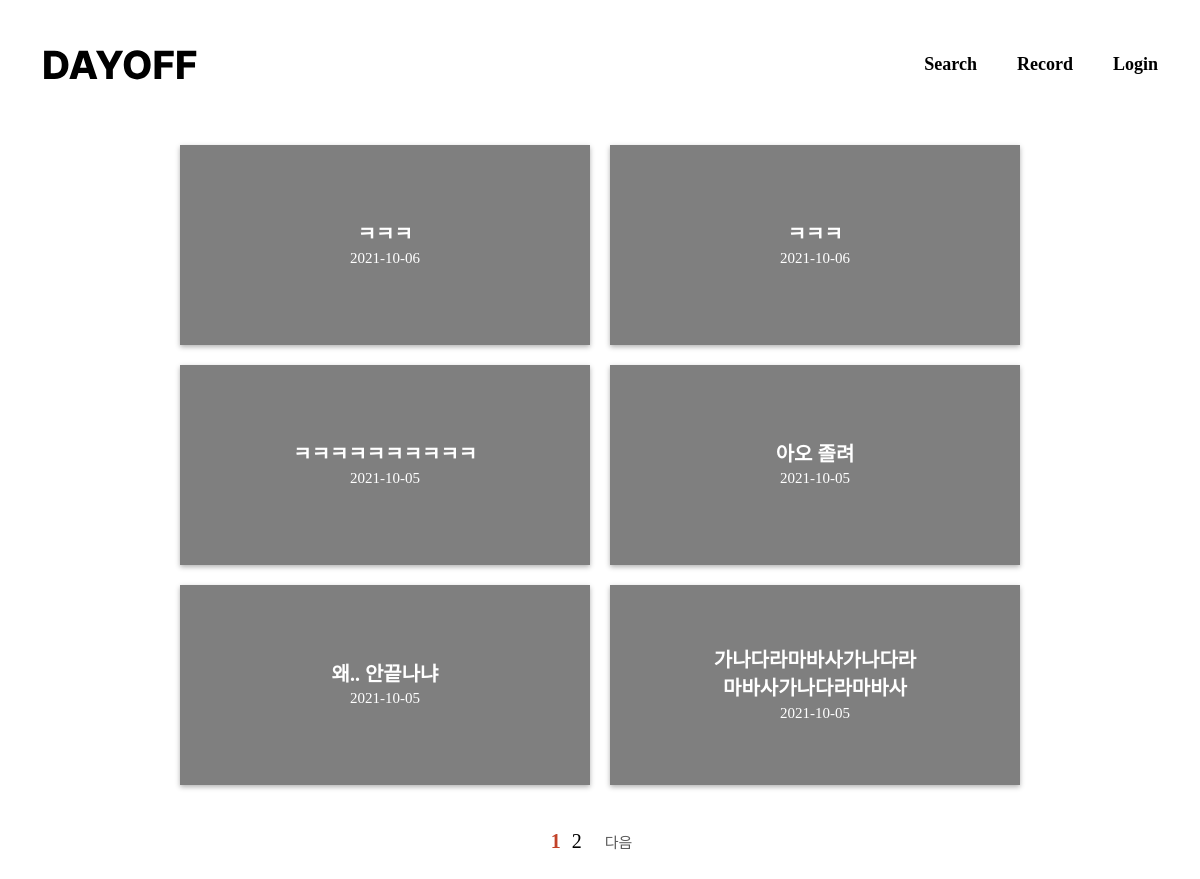
The app's page /, older data.
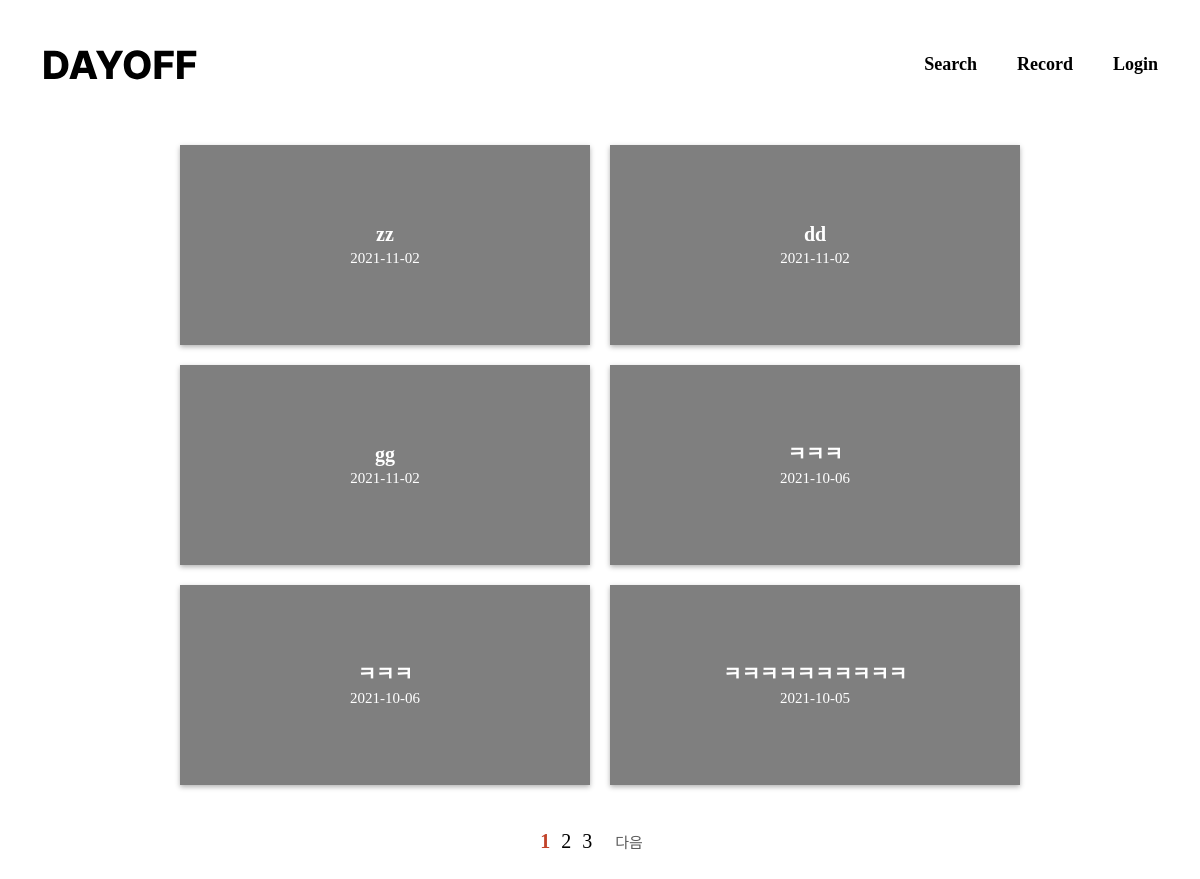
The same page, newer data.
### today/models.py (models this page shows, shortened)
class Post(models.Model):
    author = models.ForeignKey(
        settings.AUTH_USER_MODEL,
        on_delete=models.CASCADE,
    )
    title = models.CharField(max_length=100, blank=True, null=True)
    pub_date = models.DateField('data published', blank=True, null=True)
    hashtag = models.ManyToManyField(Hashtag, blank=True, null=True)
    body = models.TextField(max_length=500, blank=True, null=True)
    image=models.ImageField(upload_to='images/', blank=True, null=True)
    bookmark=models.ManyToManyField(
        settings.AUTH_USER_MODEL,
        blank=True,
        related_name='bookmark'
    )

### today/views.py (the view)
# urls.py: 2. Add a URL to urlpatterns:  path('', views.home, name='home')
def home(request):
    post=Post.objects.all().order_by('-pub_date')
    paginator=Paginator(post, 6)
    page=request.GET.get('page')
    page_post=paginator.get_page(page)
    return render(request, 'home.html', {'posts':post, 'page_posts':page_post})

### templates/home.html (shortened to what this page needs)
<!DOCTYPE html>
<html lang="en">
  <head>
    <link rel="stylesheet" type="text/css" href="../static/css/home.css" />
    <link rel="stylesheet" type="text/css" href="../static/css/common.css" />
    <link
      rel="stylesheet"
      href="https://maxcdn.bootstrapcdn.com/bootstrap/3.3.2/css/bootstrap.min.css"
    />
  </head>
  <body>
    {% include 'header.html' %}
    <div class="contents">
      <div class="post-container">
        {% for post in page_posts %}
        <a href="{% url 'postDetail' post.id %}">
          <div class="post-wrapper">
            <div class="post-text">
              <div class="post-title">{{post.title}}</div>
              <div class="post-pub-date">{{post.pub_date|date:"Y-m-d"}}</div>
            </div>
          </div>
        </a>
        {% endfor %}
      </div>
      <div class="paginator">
        <div>
          {% for page in page_posts.paginator.page_range %}
            <a href="?page={{page}}" {% if page == page_posts.number %} class="page-active"
            {% else %} class="page-disabled" {% endif %}>{{page}}</a>
          {% endfor %}
        </div>
        <div>
          {% if page_posts.has_next %}
            <a href="?page={{page_posts.number|add:+1}}" class="page-move">다음</a>
          {% endif %}
        </div>
      </div>
    </div>
  </body>
</html>

Row changes from the older to the newer data that the page shows:
no longer on this page (row unchanged): Post: title "아오 졸려", pub_date "2021-10-05"
no longer on this page (row unchanged): Post: title "왜.. 안끝나냐", pub_date "2021-10-05"
no longer on this page (row unchanged): Post: title "가나다라마바사가나다라마바사가나다라마바사", pub_date "2021-10-05"
added Post: title "zz", pub_date "2021-11-02"
added Post: title "dd", pub_date "2021-11-02"
added Post: title "gg", pub_date "2021-11-02"
Text that changed along with them:
new list line: "3"
